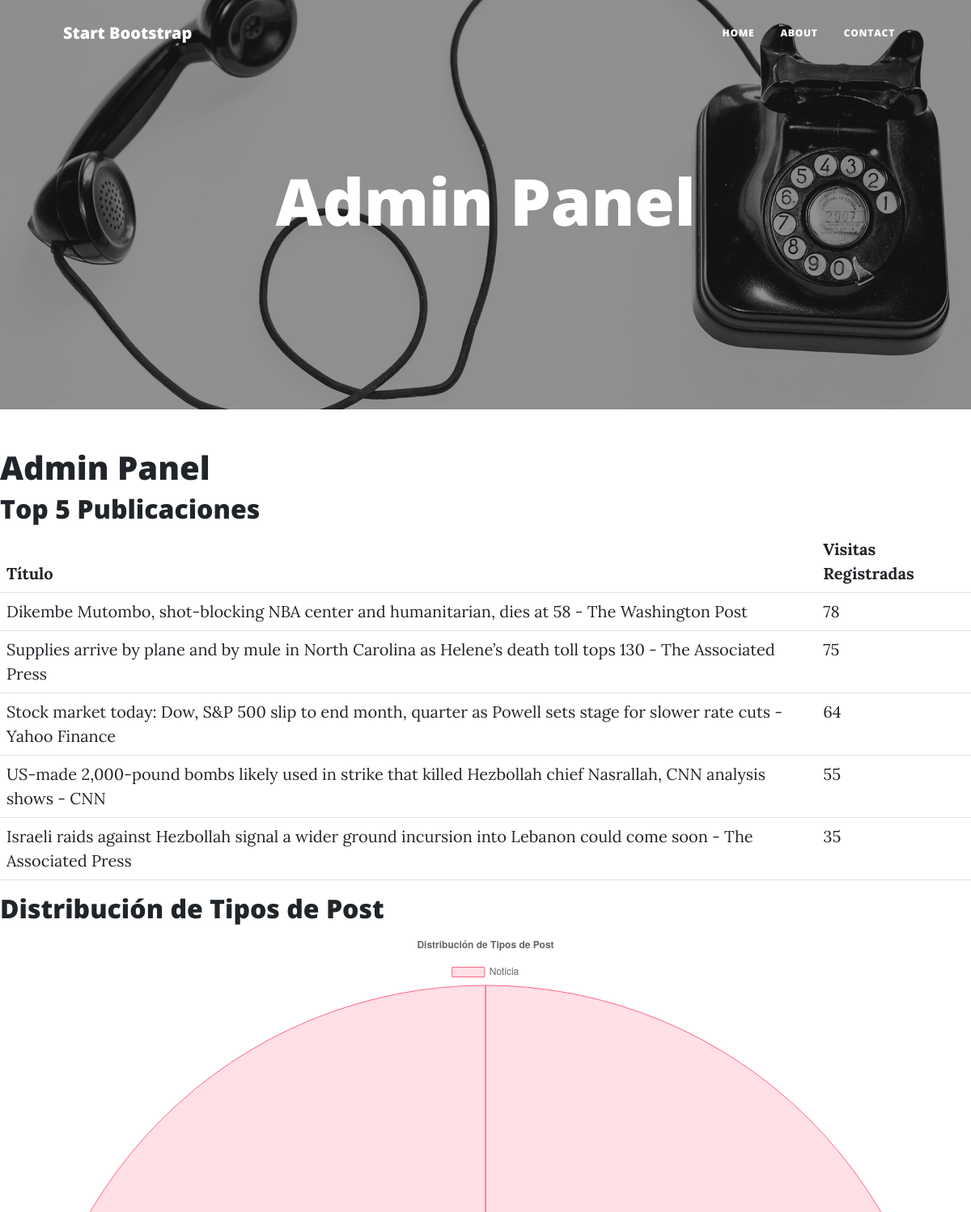
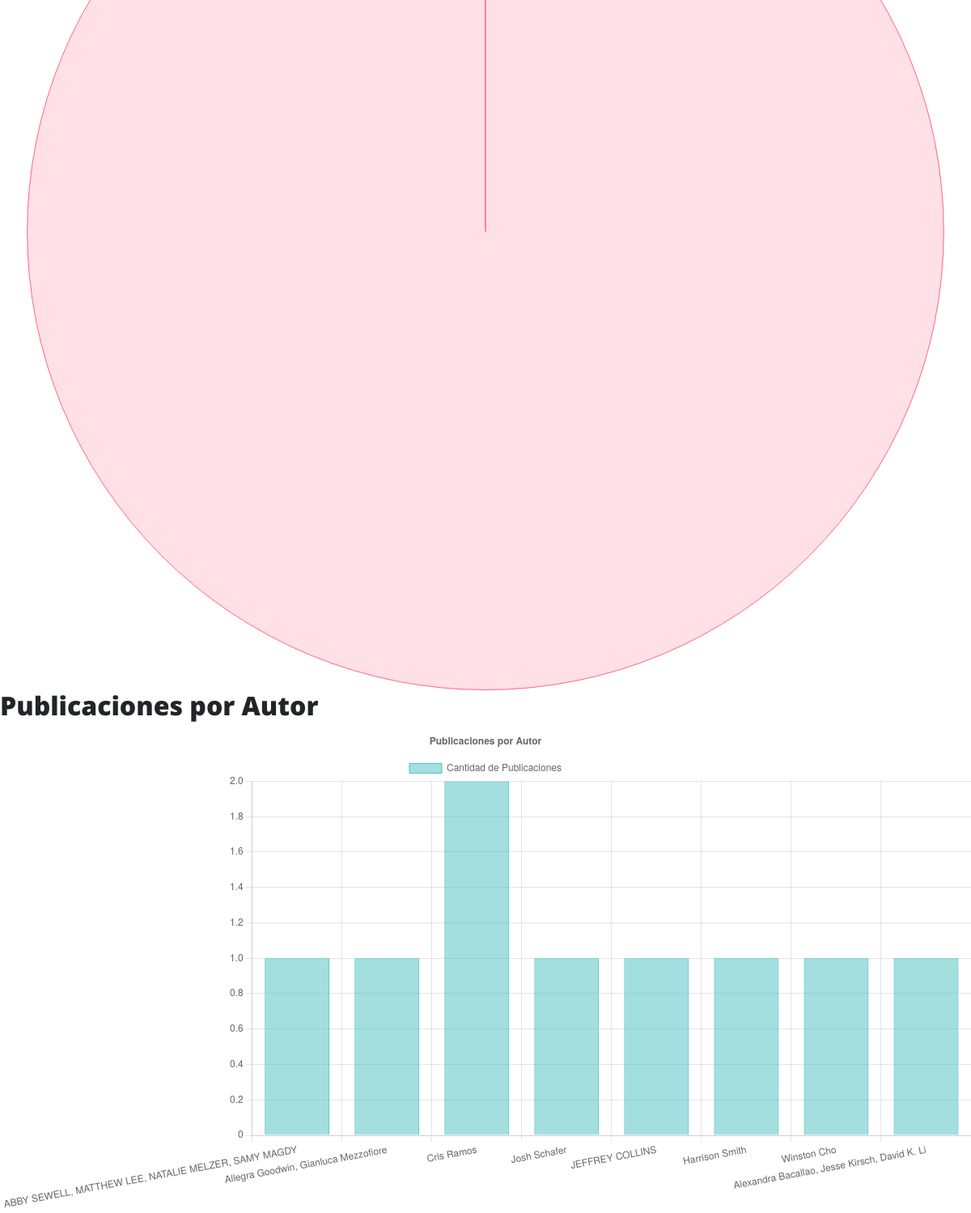
/adminPanel, run on the app's committed database (2 pictures, top to bottom).
### main.py (models this page shows)
class BlogPost(db.Model):
    id: Mapped[int] = mapped_column(Integer, primary_key=True)
    title: Mapped[str] = mapped_column(String(250), unique=True, nullable=False)
    subtitle: Mapped[str] = mapped_column(String(250), nullable=False)
    date: Mapped[str] = mapped_column(String(250), nullable=False)
    body: Mapped[str] = mapped_column(Text, nullable=False)
    author: Mapped[str] = mapped_column(String(250), nullable=False)
    post_topic: Mapped[str]=mapped_column(Text, nullable=False, default="Opinion")
    img_url: Mapped[str] = mapped_column(String(250), nullable=False)
    urlOriginal: Mapped[str]= mapped_column(Text, nullable=False, default="https://crt2808.pythonanywhere.com/")
    visitasRegistradas: Mapped[int] = mapped_column(Integer, nullable=False, default=0)  # Campo de visitas

### main.py (the view)
@app.route('/adminPanel')
def admin_panel():
    top_posts = BlogPost.query.order_by(BlogPost.visitasRegistradas.desc()).limit(5).all()
    post_topics = db.session.query(BlogPost.post_topic).all()
    topic_counts = Counter(topic.post_topic for topic in post_topics)
    authors = db.session.query(BlogPost.author).all()
    author_counts = Counter(author.author for author in authors)
    topic_labels = list(topic_counts.keys())
    topic_values = list(topic_counts.values())
    author_labels = list(author_counts.keys())
    author_values = list(author_counts.values())
    return render_template(
        'admin_panel.html',
        top_posts=top_posts,
        topic_labels=topic_labels,
        topic_values=topic_values,
        author_labels=author_labels,
        author_values=author_values)

### templates/admin_panel.html (shortened to what this page needs)
{% include "header.html" %}
<header
  class="masthead"
  style="background-image: url('../static/assets/img/contact-bg.jpg')"
>
  <div class="container position-relative px-4 px-lg-5">
    <div class="row gx-4 gx-lg-5 justify-content-center">
      <div class="col-md-10 col-lg-8 col-xl-7">
        <div class="page-heading">
          <h1>Admin Panel</h1>
        </div>
      </div>
    </div>
  </div>
</header>
{% block content %}
<h1>Admin Panel</h1>
<h2>Top 5 Publicaciones</h2>
<table class="table">
    <thead>
        <tr>
            <th>Título</th>
            <th>Visitas Registradas</th>
        </tr>
    </thead>
    <tbody>
        {% for post in top_posts %}
        <tr>
            <td>
                <a href="http://127.0.0.1:5002/post/{{ post.id }}">{{ post.title }}</a>
            </td>
            <td>{{ post.visitasRegistradas }}</td>
        </tr>
        {% endfor %}
    </tbody>
</table>
<h2>Distribución de Tipos de Post</h2>
<canvas id="postTopicChart"></canvas>
<script>
    const ctx1 = document.getElementById('postTopicChart').getContext('2d');
    const postTopicChart = new Chart(ctx1, {
        type: 'pie',
        data: {
            labels: {{ topic_labels|tojson }},
            datasets: [{
                label: 'Cantidad de Noticias por Tipo',
                data: {{ topic_values|tojson }},
                backgroundColor: [
                    'rgba(255, 99, 132, 0.2)',
                    'rgba(54, 162, 235, 0.2)',
                    'rgba(255, 206, 86, 0.2)',
                    'rgba(75, 192, 192, 0.2)',
                    'rgba(153, 102, 255, 0.2)',
                ],
                borderColor: [
                    'rgba(255, 99, 132, 1)',
                    'rgba(54, 162, 235, 1)',
                    'rgba(255, 206, 86, 1)',
                    'rgba(75, 192, 192, 1)',
                    'rgba(153, 102, 255, 1)',
                ],
                borderWidth: 1
            }]
        },
        options: {
            responsive: true,
            plugins: {
                legend: {
                    position: 'top',
                },
                title: {
                    display: true,
                    text: 'Distribución de Tipos de Post'
                }
            }
        }
    });
</script>
<h2>Publicaciones por Autor</h2>
<canvas id="authorChart"></canvas>
<script>
    const ctx2 = document.getElementById('authorChart').getContext('2d');
    const authorChart = new Chart(ctx2, {
        type: 'bar',
        data: {
            labels: {{ author_labels|tojson }},
            datasets: [{
                label: 'Cantidad de Publicaciones',
                data: {{ author_values|tojson }},
                backgroundColor: 'rgba(75, 192, 192, 0.5)',
                borderColor: 'rgba(75, 192, 192, 1)',
                borderWidth: 1
            }]
        },
        options: {
            responsive: true,
            plugins: {
                legend: {
                    position: 'top',
                },
                title: {
                    display: true,
                    text: 'Publicaciones por Autor'
                }
            },
            scales: {
                y: {
                    beginAtZero: true
                }
            }
        }
    });
</script>
{% endblock %}

### templates/header.html (shortened to what this page needs)
<!DOCTYPE html>
<html lang="en">
  <head>
    {% block styles %}
    {{ bootstrap.load_css() }}
    <link
      href="{{ url_for('static', filename='css/styles.css') }}"
      rel="stylesheet"
    />
    {% endblock %}
  </head>
  <body>
    <nav class="navbar navbar-expand-lg navbar-light" id="mainNav">
      <div class="container px-4 px-lg-5">
        <a class="navbar-brand" href="/">Start Bootstrap</a>
        <div class="collapse navbar-collapse" id="navbarResponsive">
          <ul class="navbar-nav ms-auto py-4 py-lg-0">
            <li class="nav-item">
              <a
                class="nav-link px-lg-3 py-3 py-lg-4"
                href="{{ url_for('get_all_posts') }}"
                >Home</a
              >
            </li>
            <li class="nav-item">
              <a
                class="nav-link px-lg-3 py-3 py-lg-4"
                href="{{ url_for('about') }}"
                >About</a
              >
            </li>
            <li class="nav-item">
              <a
                class="nav-link px-lg-3 py-3 py-lg-4"
                href="{{ url_for('contact') }}"
                >Contact</a
              >
            </li>
          </ul>
        </div>
      </div>
    </nav>

### data on the page
BlogPost: title "Dikembe Mutombo, shot-blocking NBA center and humanitarian, dies at 58 - The Washington Post", visitasRegistradas "78"
BlogPost: title "Supplies arrive by plane and by mule in North Carolina as Helene’s death toll tops 130 - The Associated Press", visitasRegistradas "75"
BlogPost: title "Stock market today: Dow, S&P 500 slip to end month, quarter as Powell sets stage for slower rate cuts - Yahoo Finance", visitasRegistradas "64"
BlogPost: title "US-made 2,000-pound bombs likely used in strike that killed Hezbollah chief Nasrallah, CNN analysis shows - CNN", visitasRegistradas "55"
BlogPost: title "Israeli raids against Hezbollah signal a wider ground incursion into Lebanon could come soon - The Associated Press", visitasRegistradas "35"

### other printed values
chart data {{ topic_labels|tojson }} ["Noticia"]
chart data {{ author_values|tojson }} [1, 1, 2, 1, 1, 1, 1, 1]
